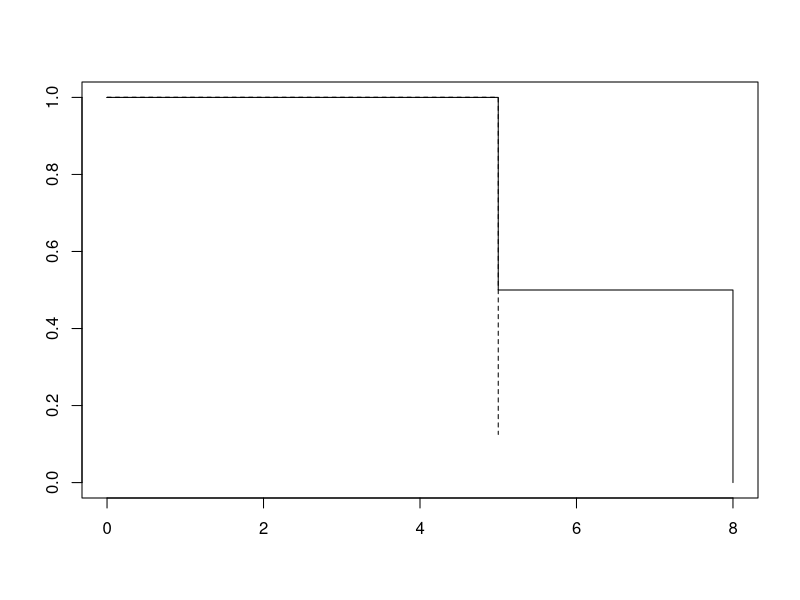
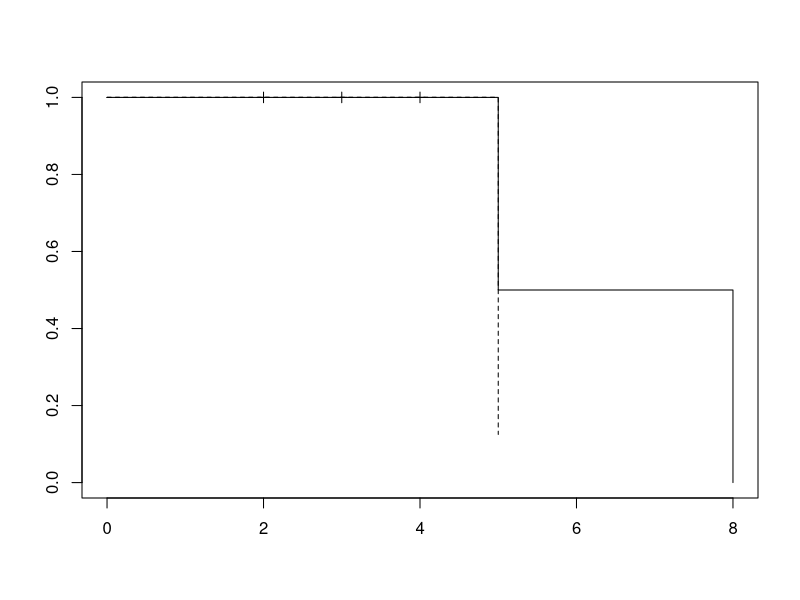

Source code (R) for these figures, in order:
# install.packages("survival")
library(survival)

KM_time <- c(2,3,4,5,8)
KM_status <- c(0,0,0,1,1)

km_fit <- survfit(Surv(KM_time, KM_status)~1)
plot(km_fit)

km_fit <- survfit(Surv(KM_time, KM_status)~0)
plot(km_fit, mark=3)